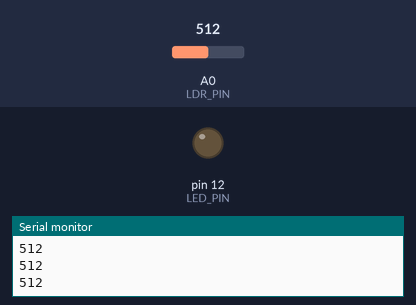
A sketch run on a simulated Arduino Uno, built with avr-gcc and run on an emulated ATmega328P. Shown: output pins drawn as LEDs (lit = HIGH), the last lines printed to the serial monitor. Inputs (shaded band) come from the test bench; at power-on: A0 (LDR_PIN) = 512.

Above: at 1.2 s.
1.3 s: A0 (LDR_PIN) set to 7
2.8 s: A0 (LDR_PIN) set to 4
At 3.5 s:
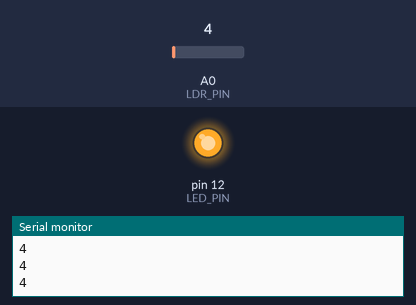
4.3 s: A0 (LDR_PIN) set to 122
At 4.7 s:
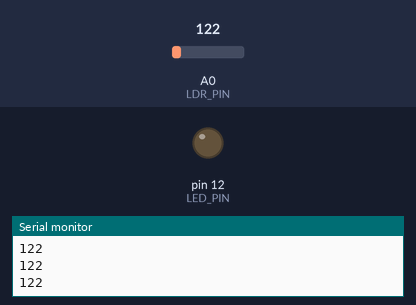
5.8 s: A0 (LDR_PIN) set to 0
At 7.0 s:
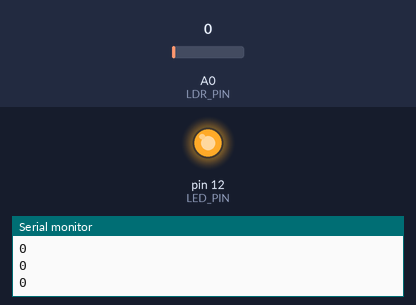
Timing chart, 0 to 8.3 s (numbered marks = the images above; inputs shaded):
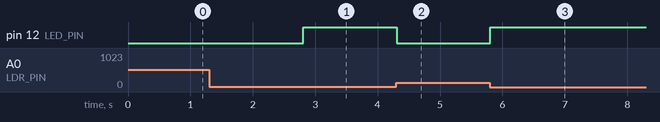

Measured:
- the behaviour switches between 6 and 5 on A0 (LDR_PIN) (found by bisection; images 0 and 1)
- after the input at 2.8 s, pin 12 (LED_PIN): LOW → HIGH at once
- after the input at 4.3 s, pin 12 (LED_PIN): HIGH → LOW at once
- after the input at 5.8 s, pin 12 (LED_PIN): LOW → HIGH at once

The sketch:

ldr-led-arduino.ino
```cpp
/******************************************************************************
 * PROJECT      : Automatic Light Sensor (LDR-Controlled LED)
 * DESCRIPTION  : Reads ambient light levels using an LDR (Light Dependent
 *                Resistor) connected to analog pin A0. When the light level
 *                drops below a set threshold (dark environment), the LED on
 *                pin 12 is automatically switched ON. When sufficient light
 *                is detected, the LED switches OFF.
 *
 *                Ideal for automatic night lamps, street light simulations,
 *                and light-sensitive trigger systems.
 *
 * HARDWARE     : Arduino Uno / Nano (or compatible)
 *                LDR connected between A0 and GND (with pull-up resistor)
 *                LED + 1KΩ resistor connected between Pin 12 and GND
 *
 CODED BY     : SWAN LAB, IIT Kharagpur
 *                & Contributors
 *
 * WEBSITE      : https://cse.iitkgp.ac.in/~smisra/swan/
 ******************************************************************************/


/* ─── PIN CONFIGURATION ──────────────────────────────────────────────────── */

const int LED_PIN = 12;    // Digital output pin where the LED is connected
const int LDR_PIN = A0;    // Analog input pin where the LDR is connected


/* ─── THRESHOLD CONFIGURATION ────────────────────────────────────────────── */

const int DARK_THRESHOLD = 5;  // Analog readings at or below this value (0–1023)
                                // indicate darkness → LED should turn ON


/* ─────────────────────────────────────────────────────────────────────────── *
 *  SETUP                                                                      *
 *  Runs once on power-up or reset.                                            *
 *  Initialises serial communication for live monitoring and configures        *
 *  the LED pin as OUTPUT and the LDR pin as INPUT.                            *
 * ─────────────────────────────────────────────────────────────────────────── */
void setup()
{
    Serial.begin(9600);             // Start serial monitor at 9600 baud for debugging

    pinMode(LED_PIN, OUTPUT);       // LED pin drives current → must be OUTPUT
    pinMode(LDR_PIN, INPUT);        // LDR pin only reads voltage → must be INPUT
}


/* ─────────────────────────────────────────────────────────────────────────── *
 *  LOOP                                                                       *
 *  Runs continuously after setup() completes.                                 *
 *  Each iteration:                                                            *
 *    1. Reads the analog voltage from the LDR (range: 0 – 1023)              *
 *    2. Prints the raw value to Serial Monitor for live debugging             *
 *    3. Compares the value against DARK_THRESHOLD:                            *
 *         • At or below threshold → environment is DARK  → LED ON            *
 *         • Above threshold       → environment is BRIGHT → LED OFF           *
 * ─────────────────────────────────────────────────────────────────────────── */
void loop()
{
    /* ── Step 1 : Read LDR ───────────────────────────────────────────────── */
    int ldrStatus = analogRead(LDR_PIN);  // Sample analog voltage (0 = dark, 1023 = bright)

    /* ── Step 2 : Debug Output ───────────────────────────────────────────── */
    Serial.println(ldrStatus);            // Print raw LDR value to Serial Monitor

    /* ── Step 3 : Light / Dark Decision ─────────────────────────────────── */
    if (ldrStatus <= DARK_THRESHOLD)
    {
        digitalWrite(LED_PIN, HIGH);      // Dark detected → switch LED ON
    }
    else
    {
        digitalWrite(LED_PIN, LOW);       // Light detected → switch LED OFF
    }

    /* Loop repeats immediately — sensor is polled as fast as Arduino allows */
}
```
